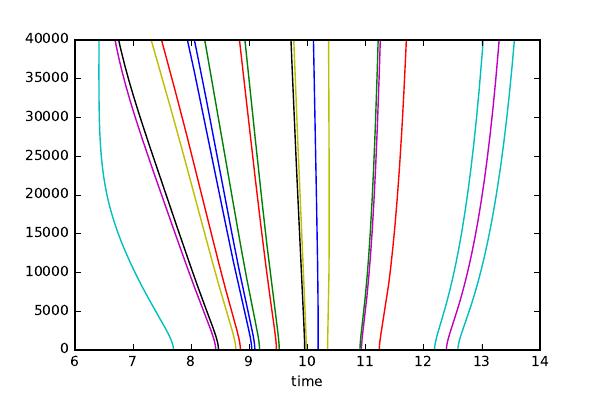

This figure's Python source:
#!/usr/bin/python

import numpy as np
import pylab as plt

#with open("traj.dat") as f:
#    data = f.read()
#
#    data = data.split('\n')
#
#    x = [row.split(' ')[0] for row in data]
#    y = [row.split(' ')[1] for row in data]
#
#    fig = plt.figure()
#
#    ax1 = fig.add_subplot(111)
#
#    ax1.set_title("Plot title...")    
#    ax1.set_xlabel('your x label..')
#    ax1.set_ylabel('your y label...')
#
#    ax1.plot(x,y, c='r', label='the data')
#
#    leg = ax1.legend()
#fig = plt.figure()
plt.subplot(111)
#plt.ylim(-8,8)
data = np.genfromtxt(fname='traj.dat') 

#data = np.loadtxt('traj.dat')
for x in range(1,data.shape[1]):
    plt.plot(data[:,x],data[:,0],lw=1)

#plt.figure(1) 
#plt.plot(x,y1,'-')
#plt.plot(x,y2,'g-')
plt.xlabel('time')
#plt.ylabel('position')
#plt.title('traj')

#plt.subplot(212)
#data = np.genfromtxt(fname='../2.0.2/traj.dat') 
#data = np.loadtxt('traj.dat')




plt.savefig('traj.pdf')

plt.show() 



